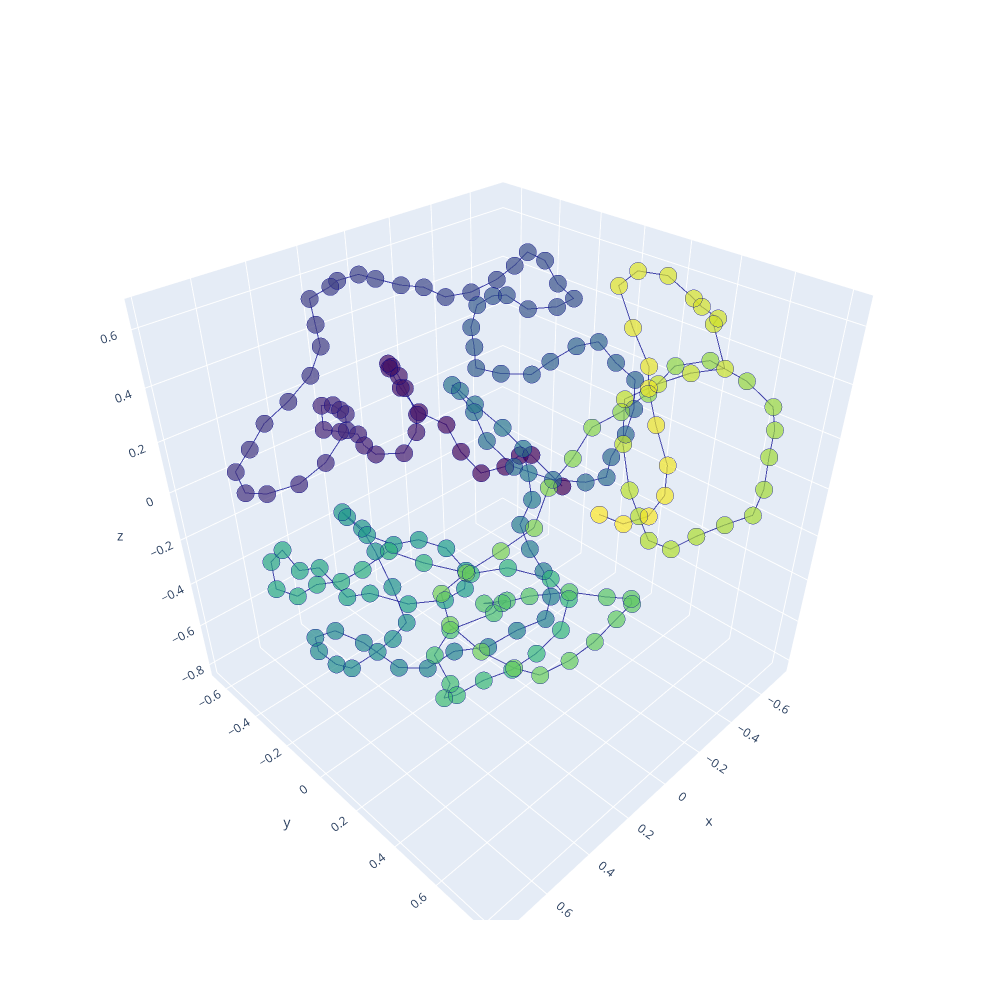

Source (notebook cell):
### Code cell
# Initialize figure with 3D subplots
fig = make_subplots(
    rows=1, cols=1,
    specs=[[{'type': 'scatter3d'}]])

# adding surfaces to subplots.
fig.add_trace(
    go.Scatter3d(
    x=display_structure[:,0], y=display_structure[:,1], z=display_structure[:,2], opacity=0.7,
    marker=dict(
        size=6,
        color=np.asarray(range(len(display_structure[:,0]))),
        colorscale='Viridis',
        line=dict(width=3)
    ),
    line=dict(
        color='darkblue',
        width=2
    )
), row=1, col=1)

fig.update_layout(
    height=1000,
    width=1000
)

fig.show()

### Figure 1 — Plotly figure (JSON) as saved in the notebook; plotly's stock layout.template omitted (floating-point values rounded to 4 significant figures; data arrays with more than 128 entries replaced by an {"elided": "..."} marker saying what was removed)
{"data": [{"line": {"color": "darkblue", "width": 2}, "marker": {"color": {"elided": "202 int values"}, "colorscale": [[0, "#440154"], [0.1111, "#482878"], [0.2222, "#3e4989"], [0.3333, "#31688e"], [0.4444, "#26828e"], [0.5556, "#1f9e89"], [0.6667, "#35b779"], [0.7778, "#6ece58"], [0.8889, "#b5de2b"], [1, "#fde725"]], "line": {"width": 3}, "size": 6}, "opacity": 0.7, "scene": "scene", "type": "scatter3d", "x": {"elided": "202 float values"}, "y": {"elided": "202 float values"}, "z": {"elided": "202 float values"}}], "layout": {"height": 1000, "scene": {"domain": {"x": [0, 1], "y": [0, 1]}}, "width": 1000}}
